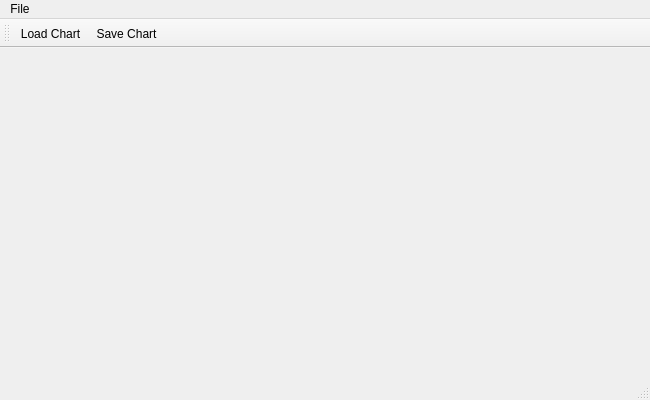
<?xml version="1.0" encoding="UTF-8"?>
<ui version="4.0">
 <class>MainWindow</class>
 <widget class="QMainWindow" name="MainWindow">
  <property name="geometry">
   <rect>
    <x>0</x>
    <y>0</y>
    <width>650</width>
    <height>400</height>
   </rect>
  </property>
  <property name="sizePolicy">
   <sizepolicy hsizetype="Preferred" vsizetype="Preferred">
    <horstretch>0</horstretch>
    <verstretch>0</verstretch>
   </sizepolicy>
  </property>
  <property name="windowTitle">
   <string>Chart Viewer</string>
  </property>
  <widget class="ChartView" name="centralwidget"/>
  <widget class="QMenuBar" name="menubar">
   <property name="geometry">
    <rect>
     <x>0</x>
     <y>0</y>
     <width>650</width>
     <height>20</height>
    </rect>
   </property>
   <widget class="QMenu" name="menuFile">
    <property name="title">
     <string>File</string>
    </property>
    <addaction name="actionLoad_Chart"/>
    <addaction name="actionSave_Chart"/>
   </widget>
   <addaction name="menuFile"/>
  </widget>
  <widget class="QStatusBar" name="statusbar"/>
  <widget class="QToolBar" name="toolBar">
   <property name="windowTitle">
    <string>toolBar</string>
   </property>
   <attribute name="toolBarArea">
    <enum>TopToolBarArea</enum>
   </attribute>
   <attribute name="toolBarBreak">
    <bool>false</bool>
   </attribute>
   <addaction name="actionLoad_Chart"/>
   <addaction name="actionSave_Chart"/>
  </widget>
  <action name="actionLoad_Chart">
   <property name="icon">
    <iconset resource="resources.qrc">
     <normaloff>:/new/prefix1/Icons/Open-file-icon.png</normaloff>:/new/prefix1/Icons/Open-file-icon.png</iconset>
   </property>
   <property name="text">
    <string>Load Chart</string>
   </property>
  </action>
  <action name="actionSave_Chart">
   <property name="icon">
    <iconset resource="resources.qrc">
     <normaloff>:/new/prefix1/Icons/Save-icon.png</normaloff>:/new/prefix1/Icons/Save-icon.png</iconset>
   </property>
   <property name="text">
    <string>Save Chart</string>
   </property>
  </action>
 </widget>
 <customwidgets>
  <customwidget>
   <class>ChartView</class>
   <extends>QWidget</extends>
   <header>chartview.h</header>
   <container>1</container>
  </customwidget>
 </customwidgets>
 <resources>
  <include location="resources.qrc"/>
 </resources>
 <connections/>
</ui>
